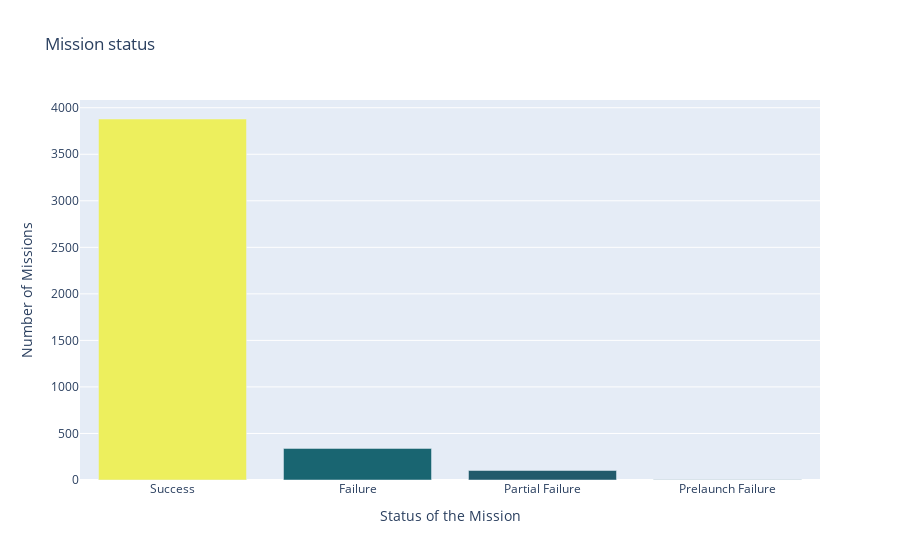

The notebook cell this image was saved under:
### Code cell
v_bar = px.bar(
        x = mission_status_counts.index,
        y = mission_status_counts.values,
        color = mission_status_counts.values,
        color_continuous_scale='Aggrnyl',
        title='Mission status')

v_bar.update_layout(xaxis_title='Status of the Mission', 
                    coloraxis_showscale=False,
                    yaxis_title='Number of Missions')
v_bar.show()

### Figure 1 — Plotly figure (JSON) as saved in the notebook; plotly's stock layout.template omitted (floating-point values rounded to 4 significant figures)
{"data": [{"alignmentgroup": "True", "hovertemplate": "x=%{x}<br>y=%{y}<br>color=%{marker.color}<extra></extra>", "legendgroup": "", "marker": {"color": [3879, 339, 102, 4], "coloraxis": "coloraxis", "pattern": {"shape": ""}}, "name": "", "offsetgroup": "", "orientation": "v", "showlegend": false, "textposition": "auto", "type": "bar", "x": ["Success", "Failure", "Partial Failure", "Prelaunch Failure"], "xaxis": "x", "y": [3879, 339, 102, 4], "yaxis": "y"}], "layout": {"barmode": "relative", "coloraxis": {"colorbar": {"title": {"text": "color"}}, "colorscale": [[0, "rgb(36, 86, 104)"], [0.1667, "rgb(15, 114, 121)"], [0.3333, "rgb(13, 143, 129)"], [0.5, "rgb(57, 171, 126)"], [0.6667, "rgb(110, 197, 116)"], [0.8333, "rgb(169, 220, 103)"], [1, "rgb(237, 239, 93)"]], "showscale": false}, "legend": {"tracegroupgap": 0}, "title": {"text": "Mission status"}, "xaxis": {"anchor": "y", "domain": [0, 1], "title": {"text": "Status of the Mission"}}, "yaxis": {"anchor": "x", "domain": [0, 1], "title": {"text": "Number of Missions"}}}}
